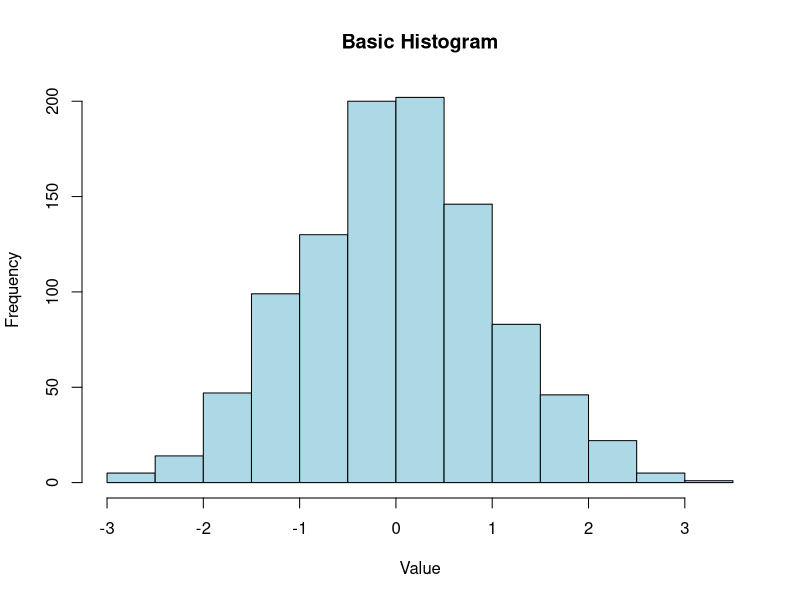
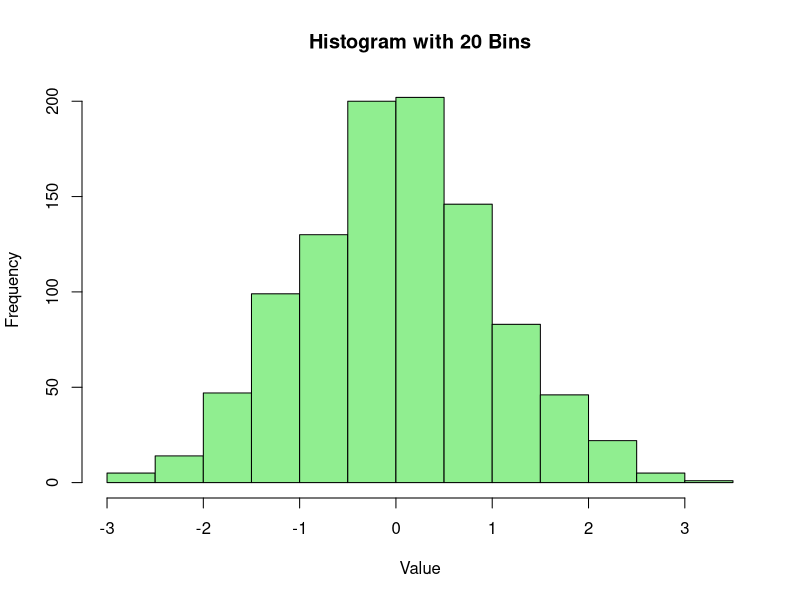
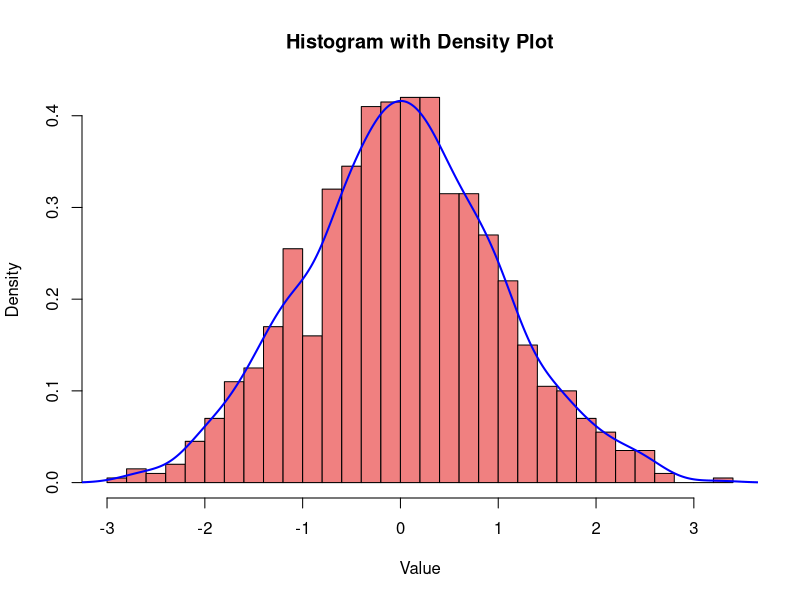
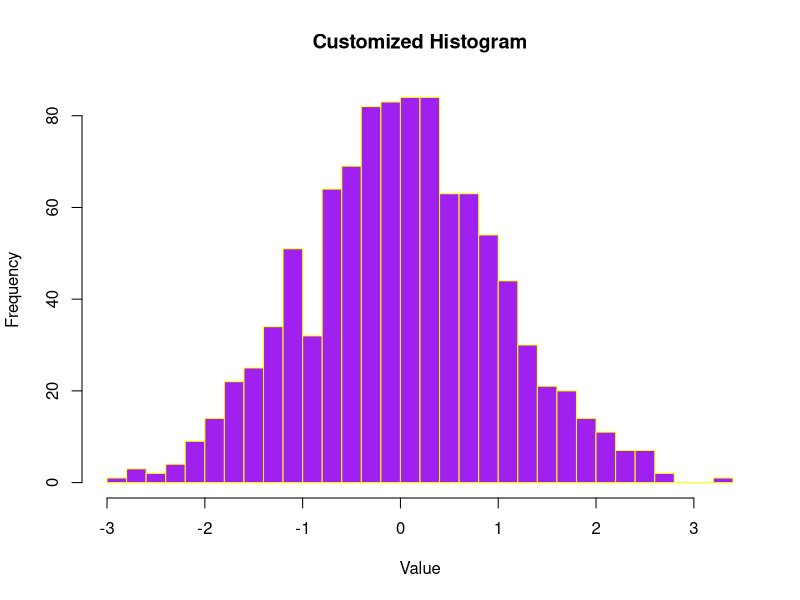
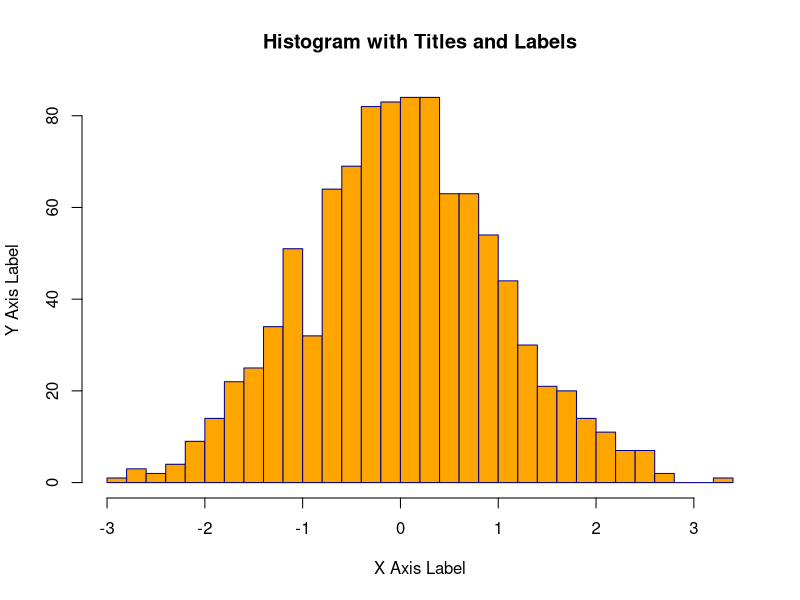
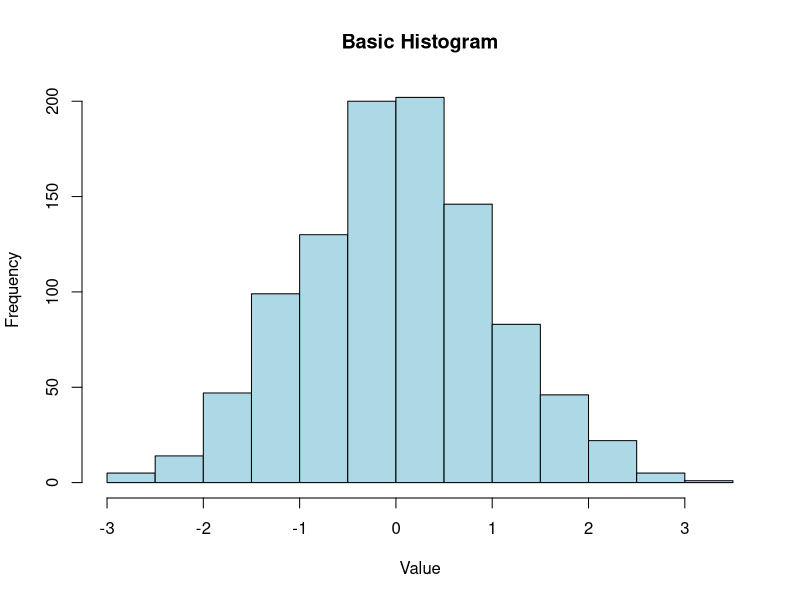
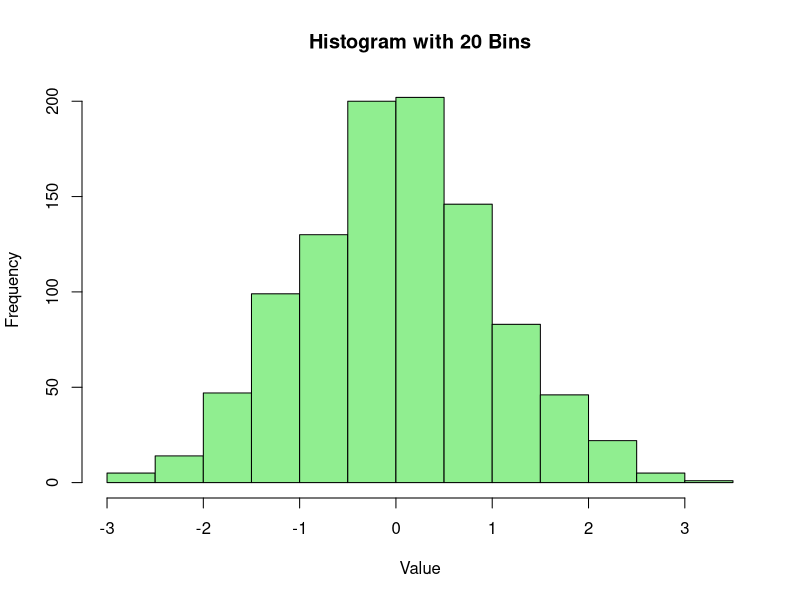
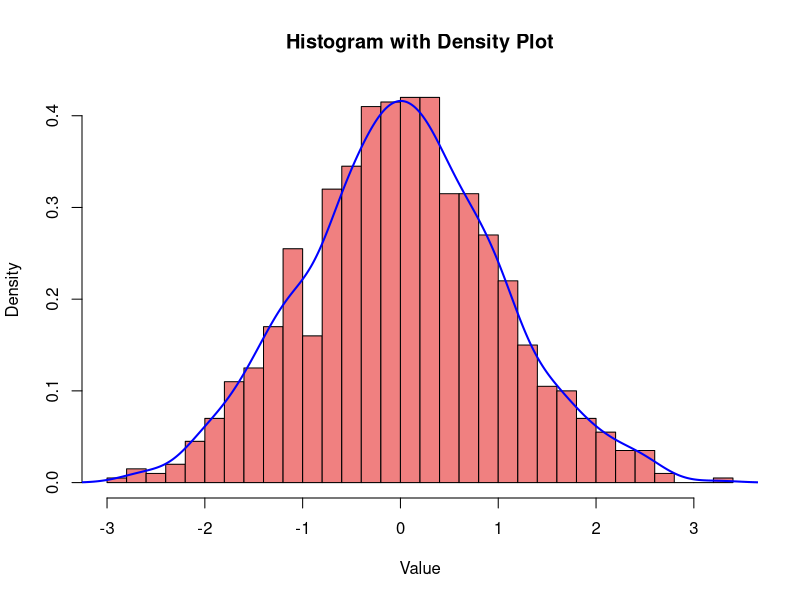

Write R code to recreate these figures, in order.
## ---- chunk 1

# Creating sample data

set.seed(123)

data <- rnorm(1000)



# Creating a basic histogram

hist(data, main = "Basic Histogram", xlab = "Value", ylab = "Frequency", col = "lightblue", border = "black")

## ---- chunk 2

# Creating a histogram with 20 bins

hist(data, breaks = 20, main = "Histogram with 20 Bins", xlab = "Value", ylab = "Frequency", col = "lightgreen", border = "black")

## ---- chunk 3

# Creating a histogram with a density plot

hist(data, breaks = 30, probability = TRUE, main = "Histogram with Density Plot", xlab = "Value", ylab = "Density", col = "lightcoral", border = "black")

lines(density(data), col = "blue", lwd = 2)

## ---- chunk 4

# Creating a histogram with customized colors and borders

hist(data, breaks = 30, main = "Customized Histogram", xlab = "Value", ylab = "Frequency", col = "purple", border = "yellow")

## ---- chunk 5

# Creating a histogram with titles and labels

hist(data, breaks = 30, main = "Histogram with Titles and Labels", xlab = "X Axis Label", ylab = "Y Axis Label", col = "orange", border = "darkblue")

## ---- chunk 6

# Creating sample data

set.seed(123)

data <- rnorm(1000)



# Basic histogram

hist(data, main = "Basic Histogram", xlab = "Value", ylab = "Frequency", col = "lightblue", border = "black")



# Histogram with 20 bins

hist(data, breaks = 20, main = "Histogram with 20 Bins", xlab = "Value", ylab = "Frequency", col = "lightgreen", border = "black")



# Histogram with density plot

hist(data, breaks = 30, probability = TRUE, main = "Histogram with Density Plot", xlab = "Value", ylab = "Density", col = "lightcoral", border = "black")

lines(density(data), col = "blue", lwd = 2)



# Customized histogram

hist(data, breaks = 30, main = "Customized Histogram", xlab = "Value", ylab = "Frequency", col = "purple", border = "yellow")



# Histogram with titles and labels

hist(data, breaks = 30, main = "Histogram with Titles and Labels", xlab = "X Axis Label", ylab = "Y Axis Label", col = "orange", border = "darkblue")

